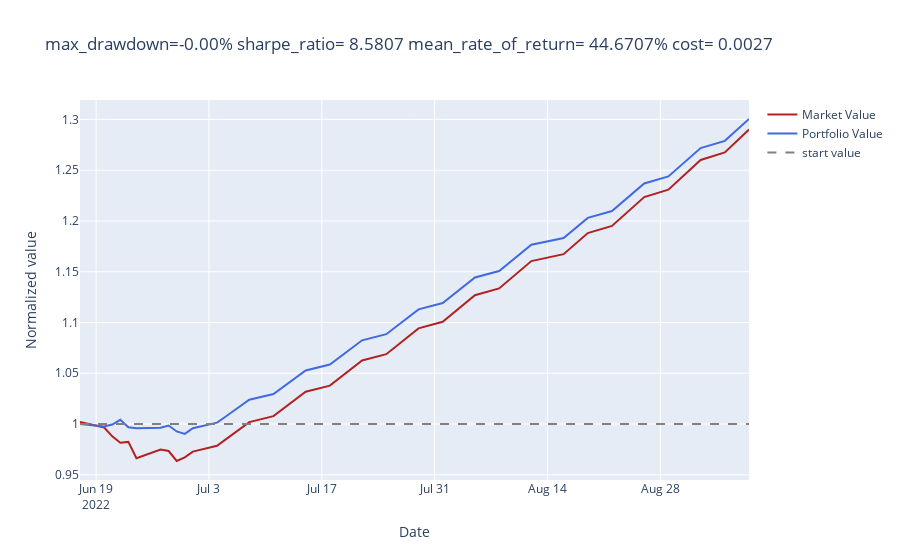
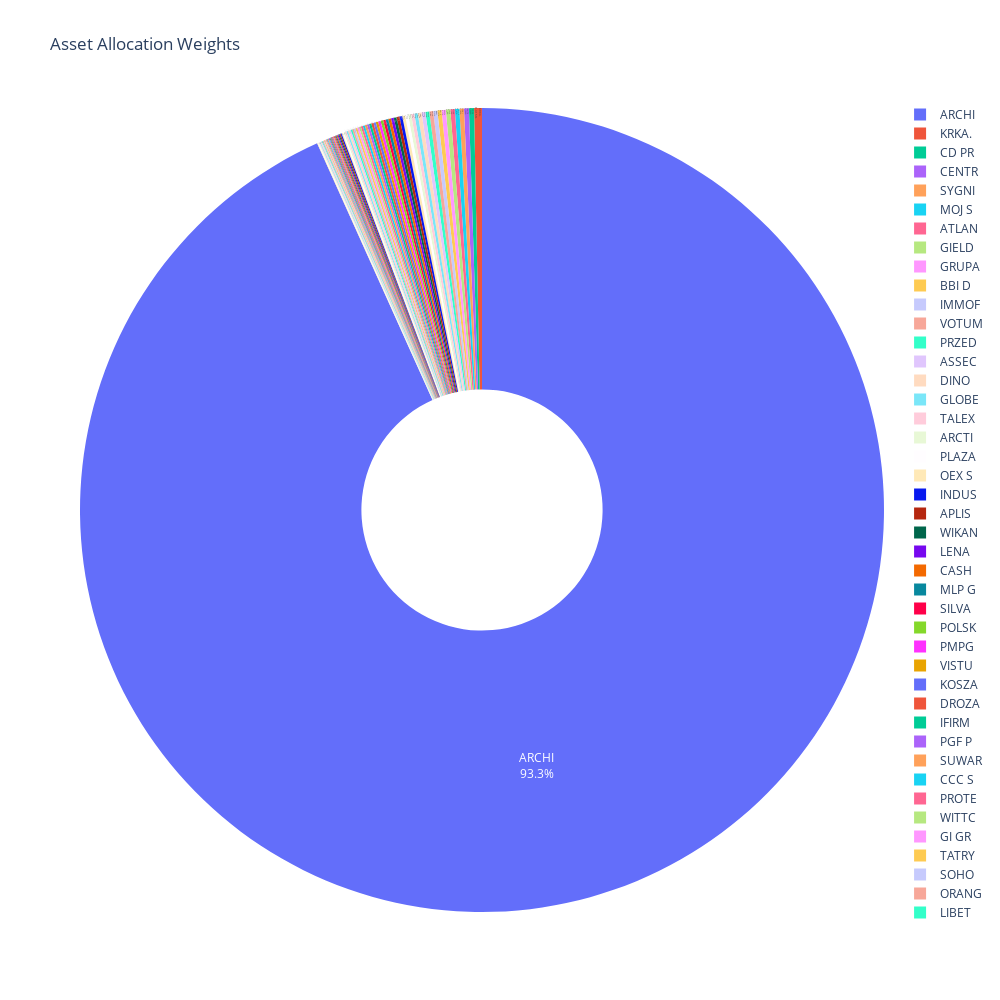
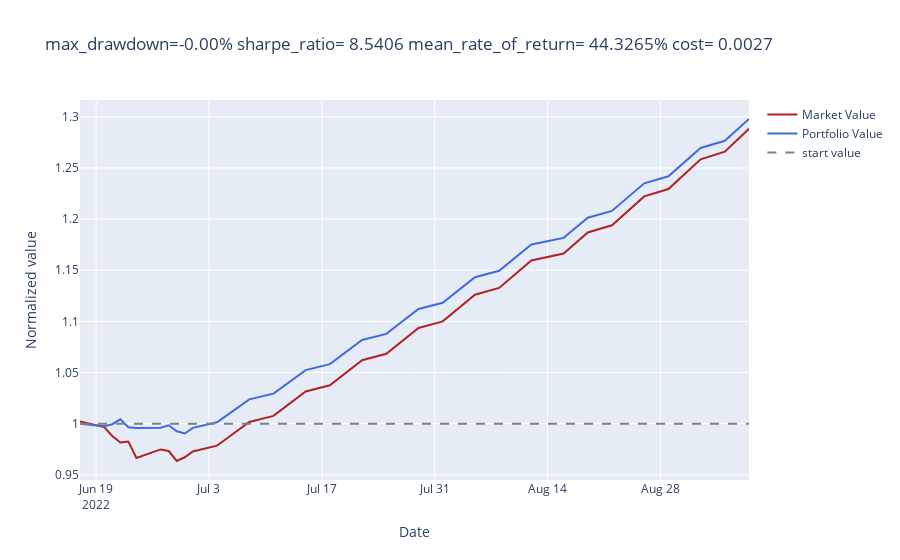
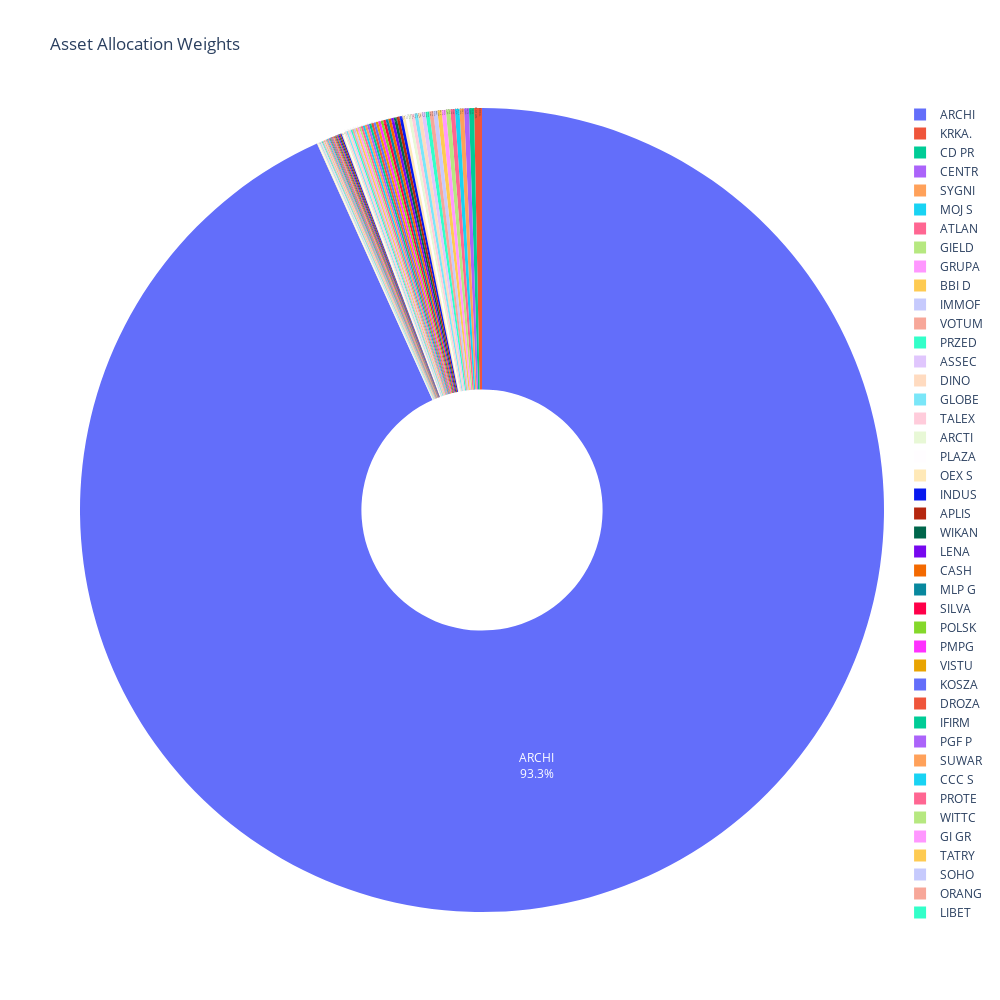

Source (notebook cell) for these figures, in order:
### Code cell
env_test = PortfolioEnv(
  df=df_test,
  steps=58,
  scale=True,
  trading_cost=0.0025,
  time_cost=0.00,
  window_length=50,
  output_mode='EIIE',
  random_reset=False
)


done = False
obs = env_test.reset()
obs = obs["history"]
#print(obs.shape)
step_test = 1
while not done:
  print(f"Test step: {step_test}")
  step_test += 1
  #act = agent.actor.forward(obs[np.newaxis, :])
  act = agent.choose_action(obs, eval=True)
  act = np.clip(act, 0, 1)
  act /= act.sum()
  act = act.reshape(-1)
  new_state, reward, done, info = env_test.step(act)
#prediction = agent.actor.predict(obs, act)
  #obs = new_state["history"]
  print(obs.shape)

env_test.render('ansi')

### Figure 1 — Plotly figure (JSON) as saved in the notebook; plotly's stock layout.template omitted (floating-point values rounded to 4 significant figures)
{"data": [{"line": {"color": "firebrick"}, "mode": "lines", "name": "Market Value", "type": "scatter", "x": ["2022-06-17T00:00:00", "2022-06-20T00:00:00", "2022-06-21T00:00:00", "2022-06-22T00:00:00", "2022-06-23T00:00:00", "2022-06-24T00:00:00", "2022-06-27T00:00:00", "2022-06-28T00:00:00", "2022-06-29T00:00:00", "2022-06-30T00:00:00", "2022-07-01T00:00:00", "2022-07-04T00:00:00", "2022-07-05T00:00:00", "2022-07-06T00:00:00", "2022-07-07T00:00:00", "2022-07-08T00:00:00", "2022-07-11T00:00:00", "2022-07-12T00:00:00", "2022-07-13T00:00:00", "2022-07-14T00:00:00", "2022-07-15T00:00:00", "2022-07-18T00:00:00", "2022-07-19T00:00:00", "2022-07-20T00:00:00", "2022-07-21T00:00:00", "2022-07-22T00:00:00", "2022-07-25T00:00:00", "2022-07-26T00:00:00", "2022-07-27T00:00:00", "2022-07-28T00:00:00", "2022-07-29T00:00:00", "2022-08-01T00:00:00", "2022-08-02T00:00:00", "2022-08-03T00:00:00", "2022-08-04T00:00:00", "2022-08-05T00:00:00", "2022-08-08T00:00:00", "2022-08-09T00:00:00", "2022-08-10T00:00:00", "2022-08-11T00:00:00", "2022-08-12T00:00:00", "2022-08-16T00:00:00", "2022-08-17T00:00:00", "2022-08-18T00:00:00", "2022-08-19T00:00:00", "2022-08-22T00:00:00", "2022-08-23T00:00:00", "2022-08-24T00:00:00", "2022-08-25T00:00:00", "2022-08-26T00:00:00", "2022-08-29T00:00:00", "2022-08-30T00:00:00", "2022-08-31T00:00:00", "2022-09-01T00:00:00", "2022-09-02T00:00:00", "2022-09-05T00:00:00", "2022-09-06T00:00:00", "2022-09-07T00:00:00", "2022-09-08T00:00:00"], "y": [1.002, 0.9966, 0.9879, 0.9815, 0.9824, 0.9662, 0.9748, 0.9734, 0.9636, 0.9671, 0.9728, 0.9785, 0.9843, 0.9901, 0.996, 1.002, 1.008, 1.014, 1.02, 1.026, 1.032, 1.038, 1.044, 1.05, 1.056, 1.063, 1.069, 1.075, 1.081, 1.088, 1.094, 1.101, 1.107, 1.114, 1.12, 1.127, 1.134, 1.14, 1.147, 1.154, 1.161, 1.167, 1.174, 1.181, 1.188, 1.195, 1.202, 1.209, 1.216, 1.224, 1.231, 1.238, 1.245, 1.253, 1.26, 1.268, 1.275, 1.283, 1.29]}, {"line": {"color": "royalblue"}, "mode": "lines", "name": "Portfolio Value", "type": "scatter", "x": ["2022-06-17T00:00:00", "2022-06-20T00:00:00", "2022-06-21T00:00:00", "2022-06-22T00:00:00", "2022-06-23T00:00:00", "2022-06-24T00:00:00", "2022-06-27T00:00:00", "2022-06-28T00:00:00", "2022-06-29T00:00:00", "2022-06-30T00:00:00", "2022-07-01T00:00:00", "2022-07-04T00:00:00", "2022-07-05T00:00:00", "2022-07-06T00:00:00", "2022-07-07T00:00:00", "2022-07-08T00:00:00", "2022-07-11T00:00:00", "2022-07-12T00:00:00", "2022-07-13T00:00:00", "2022-07-14T00:00:00", "2022-07-15T00:00:00", "2022-07-18T00:00:00", "2022-07-19T00:00:00", "2022-07-20T00:00:00", "2022-07-21T00:00:00", "2022-07-22T00:00:00", "2022-07-25T00:00:00", "2022-07-26T00:00:00", "2022-07-27T00:00:00", "2022-07-28T00:00:00", "2022-07-29T00:00:00", "2022-08-01T00:00:00", "2022-08-02T00:00:00", "2022-08-03T00:00:00", "2022-08-04T00:00:00", "2022-08-05T00:00:00", "2022-08-08T00:00:00", "2022-08-09T00:00:00", "2022-08-10T00:00:00", "2022-08-11T00:00:00", "2022-08-12T00:00:00", "2022-08-16T00:00:00", "2022-08-17T00:00:00", "2022-08-18T00:00:00", "2022-08-19T00:00:00", "2022-08-22T00:00:00", "2022-08-23T00:00:00", "2022-08-24T00:00:00", "2022-08-25T00:00:00", "2022-08-26T00:00:00", "2022-08-29T00:00:00", "2022-08-30T00:00:00", "2022-08-31T00:00:00", "2022-09-01T00:00:00", "2022-09-02T00:00:00", "2022-09-05T00:00:00", "2022-09-06T00:00:00", "2022-09-07T00:00:00", "2022-09-08T00:00:00"], "y": [1, 0.9975, 0.9995, 1.004, 0.9967, 0.9957, 0.9962, 0.9985, 0.9927, 0.9903, 0.9958, 1.001, 1.007, 1.013, 1.018, 1.024, 1.03, 1.035, 1.041, 1.047, 1.053, 1.059, 1.065, 1.07, 1.076, 1.082, 1.088, 1.095, 1.101, 1.107, 1.113, 1.119, 1.125, 1.132, 1.138, 1.144, 1.151, 1.157, 1.164, 1.17, 1.177, 1.183, 1.19, 1.196, 1.203, 1.21, 1.217, 1.223, 1.23, 1.237, 1.244, 1.251, 1.258, 1.265, 1.272, 1.279, 1.286, 1.293, 1.3]}, {"line": {"color": "grey", "dash": "dash", "width": 2}, "name": "start value", "type": "scatter", "x": ["2022-06-17T00:00:00", "2022-06-20T00:00:00", "2022-06-21T00:00:00", "2022-06-22T00:00:00", "2022-06-23T00:00:00", "2022-06-24T00:00:00", "2022-06-27T00:00:00", "2022-06-28T00:00:00", "2022-06-29T00:00:00", "2022-06-30T00:00:00", "2022-07-01T00:00:00", "2022-07-04T00:00:00", "2022-07-05T00:00:00", "2022-07-06T00:00:00", "2022-07-07T00:00:00", "2022-07-08T00:00:00", "2022-07-11T00:00:00", "2022-07-12T00:00:00", "2022-07-13T00:00:00", "2022-07-14T00:00:00", "2022-07-15T00:00:00", "2022-07-18T00:00:00", "2022-07-19T00:00:00", "2022-07-20T00:00:00", "2022-07-21T00:00:00", "2022-07-22T00:00:00", "2022-07-25T00:00:00", "2022-07-26T00:00:00", "2022-07-27T00:00:00", "2022-07-28T00:00:00", "2022-07-29T00:00:00", "2022-08-01T00:00:00", "2022-08-02T00:00:00", "2022-08-03T00:00:00", "2022-08-04T00:00:00", "2022-08-05T00:00:00", "2022-08-08T00:00:00", "2022-08-09T00:00:00", "2022-08-10T00:00:00", "2022-08-11T00:00:00", "2022-08-12T00:00:00", "2022-08-16T00:00:00", "2022-08-17T00:00:00", "2022-08-18T00:00:00", "2022-08-19T00:00:00", "2022-08-22T00:00:00", "2022-08-23T00:00:00", "2022-08-24T00:00:00", "2022-08-25T00:00:00", "2022-08-26T00:00:00", "2022-08-29T00:00:00", "2022-08-30T00:00:00", "2022-08-31T00:00:00", "2022-09-01T00:00:00", "2022-09-02T00:00:00", "2022-09-05T00:00:00", "2022-09-06T00:00:00", "2022-09-07T00:00:00", "2022-09-08T00:00:00"], "y": [1, 1, 1, 1, 1, 1, 1, 1, 1, 1, 1, 1, 1, 1, 1, 1, 1, 1, 1, 1, 1, 1, 1, 1, 1, 1, 1, 1, 1, 1, 1, 1, 1, 1, 1, 1, 1, 1, 1, 1, 1, 1, 1, 1, 1, 1, 1, 1, 1, 1, 1, 1, 1, 1, 1, 1, 1, 1, 1]}], "layout": {"title": {"text": "max_drawdown=-0.00% sharpe_ratio= 8.5807 mean_rate_of_return= 44.6707% cost= 0.0027"}, "xaxis": {"title": {"text": "Date"}}, "yaxis": {"title": {"text": "Normalized value"}}}}

### Figure 2 — Plotly figure (JSON) as saved in the notebook; plotly's stock layout.template omitted (floating-point values rounded to 4 significant figures)
{"data": [{"customdata": [["CASH"], ["AC SPOLKA AKCYJNA"], ["ALUMETAL SPOLKA AKCYJNA"], ["APLISENS SPOLKA AKCYJNA"], ["ARCHICOM SPOLKA AKCYJNA"], ["ARCTIC PAPER SPOLKA AKCYJNA"], ["ARTERIA SPOLKA AKCYJNA"], ["AS SILVANO FASHION GROUP"], ["ASSECO BUSINESS SOLUTIONS SPOLKA AKCYJNA"], ["ASSECO POLAND SPOLKA AKCYJNA"], ["ASSECO SOUTH EASTERN EUROPE SPOLKA AKCYJNA"], ["ATLANTA POLAND SPOLKA AKCYJNA"], ["BBI DEVELOPMENT SPOLKA AKCYJNA"], ["BETACOM SPOLKA AKCYJNA"], ["BORYSZEW SPOLKA AKCYJNA"], ["BOWIM SPOLKA AKCYJNA"], ["BUMECH SPOLKA AKCYJNA"], ["CCC SPOLKA AKCYJNA"], ["CD PROJEKT SPOLKA AKCYJNA"], ["CENTRUM MEDYCZNE ENEL-MED SPOLKA AKCYJNA"], ["CENTRUM NOWOCZESNYCH TECHNOLOGII SPOLKA AKCYJNA"], ["CIECH SPOLKA AKCYJNA"], ["COMP SPOLKA AKCYJNA"], ["CYFROWY POLSAT SPOLKA AKCYJNA"], ["DIGITAL NETWORK SPOLKA AKCYJNA"], ["DINO POLSKA SPOLKA AKCYJNA"], ["DROZAPOL-PROFIL SPOLKA AKCYJNA"], ["ERG SPOLKA AKCYJNA"], ["FERRUM SPOLKA AKCYJNA"], ["FIRMA OPONIARSKA DĘBICA SPOLKA AKCYJNA"], ["GETIN HOLDING SPOLKA AKCYJNA"], ["GI GROUP POLAND SPOLKA AKCYJNA"], ["GIELDA PAPIEROW WARTOŚCIOWYCH W WARSZAWIE SPOLKA AKCYJNA"], ["GLOBE TRADE CENTRE SPOLKA AKCYJNA"], ["GRUPA AZOTY SPOLKA AKCYJNA"], ["GRUPA AZOTY ZAKLADY CHEMICZNE POLICE SPOLKA AKCYJNA"], ["GRUPA KAPITALOWA IMMOBILE SPOLKA AKCYJNA"], ["GRUPA KĘTY SPOLKA AKCYJNA"], ["IFIRMA SPOLKA AKCYJNA"], ["IMMOFINANZ AG"], ["INDUSTRIAL MILK COMPANY S.A."], ["INSTAL KRAKOW SPOLKA AKCYJNA"], ["INVISTA SPOLKA AKCYJNA"], ["JASTRZĘBSKA SPOLKA WĘGLOWA SPOLKA AKCYJNA"], ["KGHM POLSKA MIEDŹ SPOLKA AKCYJNA"], ["KOSZALIŃSKIE PRZEDSIĘBIORSTWO PRZEMYSLU DRZEWNEGO SPOLKA AKCYJNA"], ["KRKA. TOVARNA ZDRAVIL. D.D.. NOVO MESTO"], ["LENA LIGHTING SPOLKA AKCYJNA"], ["LIBET SPOLKA AKCYJNA"], ["LUBAWA SPOLKA AKCYJNA"], ["MARIE BRIZARD WINE & SPIRITS"], ["MENNICA POLSKA SPOLKA AKCYJNA"], ["MLP GROUP SPOLKA AKCYJNA"], ["MOJ SPOLKA AKCYJNA"], ["OEX SPOLKA AKCYJNA"], ["ORANGE POLSKA SPOLKA AKCYJNA"], ["OT LOGISTICS SPOLKA AKCYJNA"], ["OVOSTAR UNION N.V."], ["PCC ROKITA SPOLKA AKCYJNA"], ["PGF POLSKA GRUPA FOTOWOLTAICZNA SPOLKA AKCYJNA"], ["PLAZA CENTERS N.V."], ["PMPG POLSKIE MEDIA SPOLKA AKCYJNA"], ["POLSKI KONCERN NAFTOWY ORLEN SPOLKA AKCYJNA"], ["POLSKIE GORNICTWO NAFTOWE I GAZOWNICTWO SPOLKA AKCYJNA"], ["PROCHEM SPOLKA AKCYJNA"], ["PROJPRZEM MAKRUM SPOLKA AKCYJNA"], ["PROTEKTOR SPOLKA AKCYJNA"], ["PRZEDSIĘBIORSTWO HYDRAULIKI SILOWEJ HYDROTOR S.A."], ["SILVAIR, INC."], ["SOHO DEVELOPMENT SPOLKA AKCYJNA"], ["SOPHARMA AD"], ["STALEXPORT AUTOSTRADY SPOLKA AKCYJNA"], ["SUNEX SPOLKA AKCYJNA"], ["SUWARY SPOLKA AKCYJNA"], ["SYGNITY SPOLKA AKCYJNA"], ["TALEX SPOLKA AKCYJNA"], ["TATRY MOUNTAIN RESORTS. A.S."], ["TAURON POLSKA ENERGIA SPOLKA AKCYJNA"], ["TORPOL SPOLKA AKCYJNA"], ["TRANS POLONIA SPOLKA AKCYJNA"], ["VISTULA RETAIL GROUP SPOLKA AKCYJNA"], ["VOTUM SPOLKA AKCYJNA"], ["WIKANA SPOLKA AKCYJNA"], ["WITTCHEN SPOLKA AKCYJNA"], ["ZAKLAD BUDOWY MASZYN ZREMB-CHOJNICE SPOLKA AKCYJNA"], ["ZPUE SPOLKA AKCYJNA"], ["ČEZ. A.S."]], "domain": {"x": [0, 1], "y": [0, 1]}, "hole": 0.3, "hovertemplate": "Asset names=%{label}<br>Weigths=%{value}<br>full_names=%{customdata[0]}<extra></extra>", "labels": ["CASH", "AC SP", "ALUME", "APLIS", "ARCHI", "ARCTI", "ARTER", "AS SI", "ASSEC", "ASSEC", "ASSEC", "ATLAN", "BBI D", "BETAC", "BORYS", "BOWIM", "BUMEC", "CCC S", "CD PR", "CENTR", "CENTR", "CIECH", "COMP ", "CYFRO", "DIGIT", "DINO ", "DROZA", "ERG S", "FERRU", "FIRMA", "GETIN", "GI GR", "GIELD", "GLOBE", "GRUPA", "GRUPA", "GRUPA", "GRUPA", "IFIRM", "IMMOF", "INDUS", "INSTA", "INVIS", "JASTR", "KGHM ", "KOSZA", "KRKA.", "LENA ", "LIBET", "LUBAW", "MARIE", "MENNI", "MLP G", "MOJ S", "OEX S", "ORANG", "OT LO", "OVOST", "PCC R", "PGF P", "PLAZA", "PMPG ", "POLSK", "POLSK", "PROCH", "PROJP", "PROTE", "PRZED", "SILVA", "SOHO ", "SOPHA", "STALE", "SUNEX", "SUWAR", "SYGNI", "TALEX", "TATRY", "TAURO", "TORPO", "TRANS", "VISTU", "VOTUM", "WIKAN", "WITTC", "ZAKLA", "ZPUE ", "ČEZ. "], "legendgroup": "", "name": "", "showlegend": true, "textinfo": "percent+label", "textposition": "inside", "type": "pie", "values": [0.001102, 0.000304, 0.0003945, 0.001143, 0.9327, 0.001205, 0.0005985, 0.0003466, 0.0003225, 0.0004091, 0.0008087, 0.001797, 0.001674, 0.0006217, 0.0003462, 0.0003783, 0.0004708, 0.0008391, 0.002039, 0.00133, 0.0006289, 0.0003691, 0.0003337, 0.000488, 0.0005309, 0.001517, 0.0009323, 0.0005923, 0.0004263, 0.0003229, 0.0004325, 0.000762, 0.001797, 0.001364, 0.0005635, 0.0003318, 0.0003504, 0.0004548, 0.0009012, 0.00165, 0.001158, 0.0005668, 0.0003149, 0.000334, 0.0004571, 0.0009411, 0.003152, 0.001107, 0.0006347, 0.0002596, 0.0003387, 0.0004391, 0.001054, 0.001808, 0.001169, 0.0006474, 0.000235, 0.0003181, 0.0003833, 0.0008689, 0.001195, 0.001018, 0.0007278, 0.0003057, 0.0003255, 0.0003698, 0.0008064, 0.001547, 0.001044, 0.000706, 0.0002843, 0.0002833, 0.0003968, 0.0008647, 0.001828, 0.001305, 0.000731, 0.0002978, 0.0003282, 0.0003802, 0.0009447, 0.001579, 0.001141, 0.0007702, 0.0003174, 0.0003294, 0.0003756]}], "layout": {"height": 1000, "legend": {"tracegroupgap": 0}, "title": {"text": "Asset Allocation Weights"}, "width": 1000}}

### Figure 3 — Plotly figure (JSON) as saved in the notebook; plotly's stock layout.template omitted (floating-point values rounded to 4 significant figures)
{"data": [{"line": {"color": "firebrick"}, "mode": "lines", "name": "Market Value", "type": "scatter", "x": ["2022-06-17T00:00:00", "2022-06-20T00:00:00", "2022-06-21T00:00:00", "2022-06-22T00:00:00", "2022-06-23T00:00:00", "2022-06-24T00:00:00", "2022-06-27T00:00:00", "2022-06-28T00:00:00", "2022-06-29T00:00:00", "2022-06-30T00:00:00", "2022-07-01T00:00:00", "2022-07-04T00:00:00", "2022-07-05T00:00:00", "2022-07-06T00:00:00", "2022-07-07T00:00:00", "2022-07-08T00:00:00", "2022-07-11T00:00:00", "2022-07-12T00:00:00", "2022-07-13T00:00:00", "2022-07-14T00:00:00", "2022-07-15T00:00:00", "2022-07-18T00:00:00", "2022-07-19T00:00:00", "2022-07-20T00:00:00", "2022-07-21T00:00:00", "2022-07-22T00:00:00", "2022-07-25T00:00:00", "2022-07-26T00:00:00", "2022-07-27T00:00:00", "2022-07-28T00:00:00", "2022-07-29T00:00:00", "2022-08-01T00:00:00", "2022-08-02T00:00:00", "2022-08-03T00:00:00", "2022-08-04T00:00:00", "2022-08-05T00:00:00", "2022-08-08T00:00:00", "2022-08-09T00:00:00", "2022-08-10T00:00:00", "2022-08-11T00:00:00", "2022-08-12T00:00:00", "2022-08-16T00:00:00", "2022-08-17T00:00:00", "2022-08-18T00:00:00", "2022-08-19T00:00:00", "2022-08-22T00:00:00", "2022-08-23T00:00:00", "2022-08-24T00:00:00", "2022-08-25T00:00:00", "2022-08-26T00:00:00", "2022-08-29T00:00:00", "2022-08-30T00:00:00", "2022-08-31T00:00:00", "2022-09-01T00:00:00", "2022-09-02T00:00:00", "2022-09-05T00:00:00", "2022-09-06T00:00:00", "2022-09-07T00:00:00", "2022-09-08T00:00:00"], "y": [1.002, 0.9966, 0.988, 0.9816, 0.9825, 0.9664, 0.9748, 0.9733, 0.9635, 0.9671, 0.9728, 0.9785, 0.9843, 0.9901, 0.9959, 1.002, 1.008, 1.013, 1.019, 1.025, 1.031, 1.037, 1.044, 1.05, 1.056, 1.062, 1.068, 1.075, 1.081, 1.087, 1.094, 1.1, 1.106, 1.113, 1.119, 1.126, 1.133, 1.139, 1.146, 1.153, 1.159, 1.166, 1.173, 1.18, 1.187, 1.194, 1.201, 1.208, 1.215, 1.222, 1.229, 1.237, 1.244, 1.251, 1.258, 1.266, 1.273, 1.281, 1.288]}, {"line": {"color": "royalblue"}, "mode": "lines", "name": "Portfolio Value", "type": "scatter", "x": ["2022-06-17T00:00:00", "2022-06-20T00:00:00", "2022-06-21T00:00:00", "2022-06-22T00:00:00", "2022-06-23T00:00:00", "2022-06-24T00:00:00", "2022-06-27T00:00:00", "2022-06-28T00:00:00", "2022-06-29T00:00:00", "2022-06-30T00:00:00", "2022-07-01T00:00:00", "2022-07-04T00:00:00", "2022-07-05T00:00:00", "2022-07-06T00:00:00", "2022-07-07T00:00:00", "2022-07-08T00:00:00", "2022-07-11T00:00:00", "2022-07-12T00:00:00", "2022-07-13T00:00:00", "2022-07-14T00:00:00", "2022-07-15T00:00:00", "2022-07-18T00:00:00", "2022-07-19T00:00:00", "2022-07-20T00:00:00", "2022-07-21T00:00:00", "2022-07-22T00:00:00", "2022-07-25T00:00:00", "2022-07-26T00:00:00", "2022-07-27T00:00:00", "2022-07-28T00:00:00", "2022-07-29T00:00:00", "2022-08-01T00:00:00", "2022-08-02T00:00:00", "2022-08-03T00:00:00", "2022-08-04T00:00:00", "2022-08-05T00:00:00", "2022-08-08T00:00:00", "2022-08-09T00:00:00", "2022-08-10T00:00:00", "2022-08-11T00:00:00", "2022-08-12T00:00:00", "2022-08-16T00:00:00", "2022-08-17T00:00:00", "2022-08-18T00:00:00", "2022-08-19T00:00:00", "2022-08-22T00:00:00", "2022-08-23T00:00:00", "2022-08-24T00:00:00", "2022-08-25T00:00:00", "2022-08-26T00:00:00", "2022-08-29T00:00:00", "2022-08-30T00:00:00", "2022-08-31T00:00:00", "2022-09-01T00:00:00", "2022-09-02T00:00:00", "2022-09-05T00:00:00", "2022-09-06T00:00:00", "2022-09-07T00:00:00", "2022-09-08T00:00:00"], "y": [1, 0.9975, 0.9994, 1.004, 0.9966, 0.9957, 0.9961, 0.9984, 0.9926, 0.9904, 0.9959, 1.001, 1.007, 1.012, 1.018, 1.024, 1.029, 1.035, 1.041, 1.047, 1.052, 1.058, 1.064, 1.07, 1.076, 1.082, 1.088, 1.094, 1.1, 1.106, 1.112, 1.118, 1.124, 1.131, 1.137, 1.143, 1.149, 1.156, 1.162, 1.169, 1.175, 1.182, 1.188, 1.195, 1.201, 1.208, 1.215, 1.221, 1.228, 1.235, 1.242, 1.249, 1.256, 1.263, 1.27, 1.277, 1.284, 1.291, 1.298]}, {"line": {"color": "grey", "dash": "dash", "width": 2}, "name": "start value", "type": "scatter", "x": ["2022-06-17T00:00:00", "2022-06-20T00:00:00", "2022-06-21T00:00:00", "2022-06-22T00:00:00", "2022-06-23T00:00:00", "2022-06-24T00:00:00", "2022-06-27T00:00:00", "2022-06-28T00:00:00", "2022-06-29T00:00:00", "2022-06-30T00:00:00", "2022-07-01T00:00:00", "2022-07-04T00:00:00", "2022-07-05T00:00:00", "2022-07-06T00:00:00", "2022-07-07T00:00:00", "2022-07-08T00:00:00", "2022-07-11T00:00:00", "2022-07-12T00:00:00", "2022-07-13T00:00:00", "2022-07-14T00:00:00", "2022-07-15T00:00:00", "2022-07-18T00:00:00", "2022-07-19T00:00:00", "2022-07-20T00:00:00", "2022-07-21T00:00:00", "2022-07-22T00:00:00", "2022-07-25T00:00:00", "2022-07-26T00:00:00", "2022-07-27T00:00:00", "2022-07-28T00:00:00", "2022-07-29T00:00:00", "2022-08-01T00:00:00", "2022-08-02T00:00:00", "2022-08-03T00:00:00", "2022-08-04T00:00:00", "2022-08-05T00:00:00", "2022-08-08T00:00:00", "2022-08-09T00:00:00", "2022-08-10T00:00:00", "2022-08-11T00:00:00", "2022-08-12T00:00:00", "2022-08-16T00:00:00", "2022-08-17T00:00:00", "2022-08-18T00:00:00", "2022-08-19T00:00:00", "2022-08-22T00:00:00", "2022-08-23T00:00:00", "2022-08-24T00:00:00", "2022-08-25T00:00:00", "2022-08-26T00:00:00", "2022-08-29T00:00:00", "2022-08-30T00:00:00", "2022-08-31T00:00:00", "2022-09-01T00:00:00", "2022-09-02T00:00:00", "2022-09-05T00:00:00", "2022-09-06T00:00:00", "2022-09-07T00:00:00", "2022-09-08T00:00:00"], "y": [1, 1, 1, 1, 1, 1, 1, 1, 1, 1, 1, 1, 1, 1, 1, 1, 1, 1, 1, 1, 1, 1, 1, 1, 1, 1, 1, 1, 1, 1, 1, 1, 1, 1, 1, 1, 1, 1, 1, 1, 1, 1, 1, 1, 1, 1, 1, 1, 1, 1, 1, 1, 1, 1, 1, 1, 1, 1, 1]}], "layout": {"title": {"text": "max_drawdown=-0.00% sharpe_ratio= 8.5406 mean_rate_of_return= 44.3265% cost= 0.0027"}, "xaxis": {"title": {"text": "Date"}}, "yaxis": {"title": {"text": "Normalized value"}}}}

### Figure 4 — Plotly figure (JSON) as saved in the notebook; plotly's stock layout.template omitted (floating-point values rounded to 4 significant figures)
{"data": [{"customdata": [["CASH"], ["AC SPOLKA AKCYJNA"], ["ALUMETAL SPOLKA AKCYJNA"], ["APLISENS SPOLKA AKCYJNA"], ["ARCHICOM SPOLKA AKCYJNA"], ["ARCTIC PAPER SPOLKA AKCYJNA"], ["ARTERIA SPOLKA AKCYJNA"], ["AS SILVANO FASHION GROUP"], ["ASSECO BUSINESS SOLUTIONS SPOLKA AKCYJNA"], ["ASSECO POLAND SPOLKA AKCYJNA"], ["ASSECO SOUTH EASTERN EUROPE SPOLKA AKCYJNA"], ["ATLANTA POLAND SPOLKA AKCYJNA"], ["BBI DEVELOPMENT SPOLKA AKCYJNA"], ["BETACOM SPOLKA AKCYJNA"], ["BORYSZEW SPOLKA AKCYJNA"], ["BOWIM SPOLKA AKCYJNA"], ["BUMECH SPOLKA AKCYJNA"], ["CCC SPOLKA AKCYJNA"], ["CD PROJEKT SPOLKA AKCYJNA"], ["CENTRUM MEDYCZNE ENEL-MED SPOLKA AKCYJNA"], ["CENTRUM NOWOCZESNYCH TECHNOLOGII SPOLKA AKCYJNA"], ["CIECH SPOLKA AKCYJNA"], ["COMP SPOLKA AKCYJNA"], ["CYFROWY POLSAT SPOLKA AKCYJNA"], ["DIGITAL NETWORK SPOLKA AKCYJNA"], ["DINO POLSKA SPOLKA AKCYJNA"], ["DROZAPOL-PROFIL SPOLKA AKCYJNA"], ["ERG SPOLKA AKCYJNA"], ["FERRUM SPOLKA AKCYJNA"], ["FIRMA OPONIARSKA DĘBICA SPOLKA AKCYJNA"], ["GETIN HOLDING SPOLKA AKCYJNA"], ["GI GROUP POLAND SPOLKA AKCYJNA"], ["GIELDA PAPIEROW WARTOŚCIOWYCH W WARSZAWIE SPOLKA AKCYJNA"], ["GLOBE TRADE CENTRE SPOLKA AKCYJNA"], ["GRUPA AZOTY SPOLKA AKCYJNA"], ["GRUPA AZOTY ZAKLADY CHEMICZNE POLICE SPOLKA AKCYJNA"], ["GRUPA KAPITALOWA IMMOBILE SPOLKA AKCYJNA"], ["GRUPA KĘTY SPOLKA AKCYJNA"], ["IFIRMA SPOLKA AKCYJNA"], ["IMMOFINANZ AG"], ["INDUSTRIAL MILK COMPANY S.A."], ["INSTAL KRAKOW SPOLKA AKCYJNA"], ["INVISTA SPOLKA AKCYJNA"], ["JASTRZĘBSKA SPOLKA WĘGLOWA SPOLKA AKCYJNA"], ["KGHM POLSKA MIEDŹ SPOLKA AKCYJNA"], ["KOSZALIŃSKIE PRZEDSIĘBIORSTWO PRZEMYSLU DRZEWNEGO SPOLKA AKCYJNA"], ["KRKA. TOVARNA ZDRAVIL. D.D.. NOVO MESTO"], ["LENA LIGHTING SPOLKA AKCYJNA"], ["LIBET SPOLKA AKCYJNA"], ["LUBAWA SPOLKA AKCYJNA"], ["MARIE BRIZARD WINE & SPIRITS"], ["MENNICA POLSKA SPOLKA AKCYJNA"], ["MLP GROUP SPOLKA AKCYJNA"], ["MOJ SPOLKA AKCYJNA"], ["OEX SPOLKA AKCYJNA"], ["ORANGE POLSKA SPOLKA AKCYJNA"], ["OT LOGISTICS SPOLKA AKCYJNA"], ["OVOSTAR UNION N.V."], ["PCC ROKITA SPOLKA AKCYJNA"], ["PGF POLSKA GRUPA FOTOWOLTAICZNA SPOLKA AKCYJNA"], ["PLAZA CENTERS N.V."], ["PMPG POLSKIE MEDIA SPOLKA AKCYJNA"], ["POLSKI KONCERN NAFTOWY ORLEN SPOLKA AKCYJNA"], ["POLSKIE GORNICTWO NAFTOWE I GAZOWNICTWO SPOLKA AKCYJNA"], ["PROCHEM SPOLKA AKCYJNA"], ["PROJPRZEM MAKRUM SPOLKA AKCYJNA"], ["PROTEKTOR SPOLKA AKCYJNA"], ["PRZEDSIĘBIORSTWO HYDRAULIKI SILOWEJ HYDROTOR S.A."], ["SILVAIR, INC."], ["SOHO DEVELOPMENT SPOLKA AKCYJNA"], ["SOPHARMA AD"], ["STALEXPORT AUTOSTRADY SPOLKA AKCYJNA"], ["SUNEX SPOLKA AKCYJNA"], ["SUWARY SPOLKA AKCYJNA"], ["SYGNITY SPOLKA AKCYJNA"], ["TALEX SPOLKA AKCYJNA"], ["TATRY MOUNTAIN RESORTS. A.S."], ["TAURON POLSKA ENERGIA SPOLKA AKCYJNA"], ["TORPOL SPOLKA AKCYJNA"], ["TRANS POLONIA SPOLKA AKCYJNA"], ["VISTULA RETAIL GROUP SPOLKA AKCYJNA"], ["VOTUM SPOLKA AKCYJNA"], ["WIKANA SPOLKA AKCYJNA"], ["WITTCHEN SPOLKA AKCYJNA"], ["ZAKLAD BUDOWY MASZYN ZREMB-CHOJNICE SPOLKA AKCYJNA"], ["ZPUE SPOLKA AKCYJNA"], ["ČEZ. A.S."]], "domain": {"x": [0, 1], "y": [0, 1]}, "hole": 0.3, "hovertemplate": "Asset names=%{label}<br>Weigths=%{value}<br>full_names=%{customdata[0]}<extra></extra>", "labels": ["CASH", "AC SP", "ALUME", "APLIS", "ARCHI", "ARCTI", "ARTER", "AS SI", "ASSEC", "ASSEC", "ASSEC", "ATLAN", "BBI D", "BETAC", "BORYS", "BOWIM", "BUMEC", "CCC S", "CD PR", "CENTR", "CENTR", "CIECH", "COMP ", "CYFRO", "DIGIT", "DINO ", "DROZA", "ERG S", "FERRU", "FIRMA", "GETIN", "GI GR", "GIELD", "GLOBE", "GRUPA", "GRUPA", "GRUPA", "GRUPA", "IFIRM", "IMMOF", "INDUS", "INSTA", "INVIS", "JASTR", "KGHM ", "KOSZA", "KRKA.", "LENA ", "LIBET", "LUBAW", "MARIE", "MENNI", "MLP G", "MOJ S", "OEX S", "ORANG", "OT LO", "OVOST", "PCC R", "PGF P", "PLAZA", "PMPG ", "POLSK", "POLSK", "PROCH", "PROJP", "PROTE", "PRZED", "SILVA", "SOHO ", "SOPHA", "STALE", "SUNEX", "SUWAR", "SYGNI", "TALEX", "TATRY", "TAURO", "TORPO", "TRANS", "VISTU", "VOTUM", "WIKAN", "WITTC", "ZAKLA", "ZPUE ", "ČEZ. "], "legendgroup": "", "name": "", "showlegend": true, "textinfo": "percent+label", "textposition": "inside", "type": "pie", "values": [0.001103, 0.0003042, 0.0003947, 0.001144, 0.9327, 0.001207, 0.0005992, 0.0003469, 0.0003228, 0.0004093, 0.0008087, 0.0018, 0.001676, 0.0006223, 0.0003464, 0.0003784, 0.0004712, 0.0008391, 0.002041, 0.001331, 0.0006296, 0.0003693, 0.0003341, 0.0004883, 0.0005314, 0.001517, 0.0009334, 0.000593, 0.0004265, 0.0003231, 0.0004328, 0.0007624, 0.001798, 0.001366, 0.0005642, 0.000332, 0.0003509, 0.000455, 0.0009018, 0.001652, 0.001159, 0.0005677, 0.0003152, 0.0003344, 0.0004573, 0.0009419, 0.003143, 0.001108, 0.0006353, 0.0002598, 0.000339, 0.0004393, 0.001055, 0.001809, 0.00117, 0.0006478, 0.0002351, 0.0003185, 0.0003836, 0.0008693, 0.001196, 0.001019, 0.0007286, 0.0003059, 0.0003257, 0.00037, 0.0008068, 0.001549, 0.001045, 0.0007064, 0.0002845, 0.0002835, 0.000397, 0.0008651, 0.001829, 0.001306, 0.0007319, 0.0002981, 0.0003283, 0.0003804, 0.0009452, 0.001581, 0.001143, 0.0007707, 0.0003176, 0.0003297, 0.0003759]}], "layout": {"height": 1000, "legend": {"tracegroupgap": 0}, "title": {"text": "Asset Allocation Weights"}, "width": 1000}}
